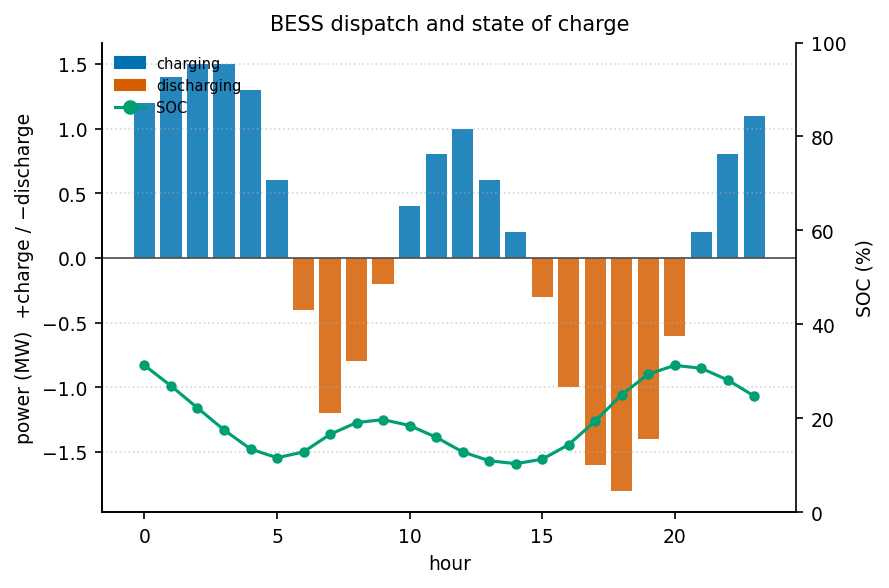

Recreate this plot in Python.
"""battery_soc_schedule: 储能充放电调度（功率 + SOC 双轴）."""
import sys, os; sys.path.insert(0, os.path.join(os.path.dirname(os.path.abspath(__file__)), '..', '..', '_utils', 'python'))
import numpy as np
import matplotlib.pyplot as plt
from theme import apply_theme
from palette import cycle

def make_figure(title='BESS dispatch and state of charge'):
    apply_theme()
    h = np.arange(24)
    P = np.array([1.2, 1.4, 1.5, 1.5, 1.3, 0.6, -0.4, -1.2, -0.8, -0.2, 0.4, 0.8,
                  1.0, 0.6, 0.2, -0.3, -1.0, -1.6, -1.8, -1.4, -0.6, 0.2, 0.8, 1.1])
    soc = 35 + np.cumsum(-P)*100/ (2*24/1.5) ; soc = np.clip(soc, 10, 95)
    fig, ax1 = plt.subplots()
    colors = [cycle(0) if p >= 0 else cycle(1) for p in P]
    ax1.bar(h, P, color=colors, width=0.8, alpha=0.85)
    ax1.axhline(0, color='0.3', linewidth=0.8)
    ax1.set_xlabel('hour'); ax1.set_ylabel('power (MW)  +charge / −discharge')
    ax2 = ax1.twinx()
    ax2.plot(h, soc, 'o-', color=cycle(2), ms=4, label='SOC')
    ax2.set_ylabel('SOC (%)'); ax2.set_ylim(0, 100)
    ax2.spines['right'].set_visible(True)
    ax1.set_title(title)
    ax1.grid(True, axis='y', linestyle=':', alpha=0.5)
    from matplotlib.patches import Patch
    from matplotlib.lines import Line2D
    ax1.legend(handles=[Patch(color=cycle(0), label='charging'),
                        Patch(color=cycle(1), label='discharging'),
                        Line2D([], [], color=cycle(2), marker='o', label='SOC')],
               loc='upper left', fontsize=7)
    fig.tight_layout()
    return fig

if __name__ == '__main__':
    fig = make_figure(); fig.savefig(__file__.replace('.py', '.png'), dpi=150)
